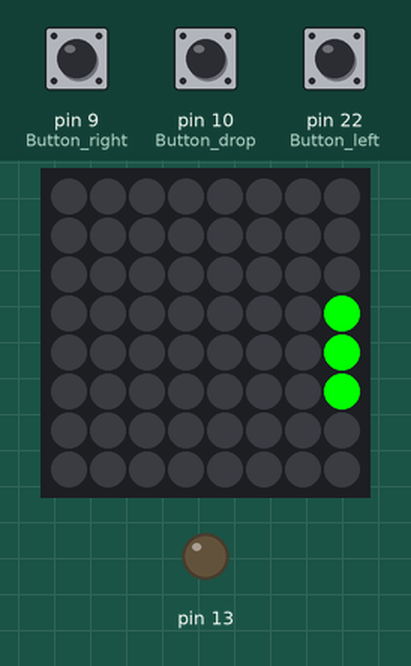
Simulated run of this sketch. Board: Arduino Mega 2560, built with avr-gcc and run on an emulated ATmega2560. Parts: 8×8 RGB LED matrix (first LED top left, wired row by row), output pins drawn as LEDs (lit = HIGH). The test bench sets the inputs (shaded band); at power-on: pin 10 (Button_drop) HIGH, pin 9 (Button_right) HIGH, pin 22 (Button_left) HIGH. Random numbers use the default seed unless the sketch sets one; what the sketch prints to the serial monitor is not drawn.

Above: at 0.51 s.
At 8.9 s:
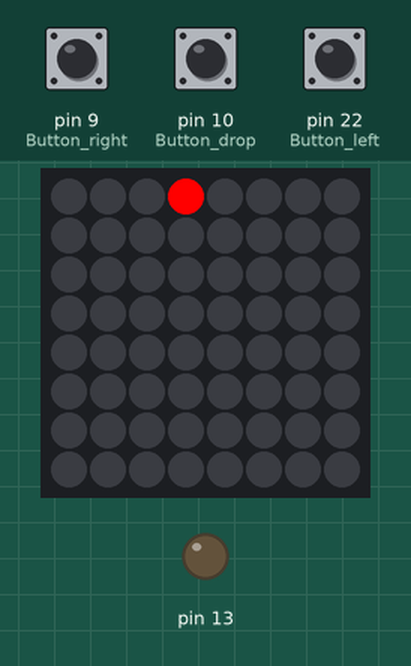
9.0 s: pin 10 (Button_drop) pulled LOW for 0.15 s
At 46.52 s:
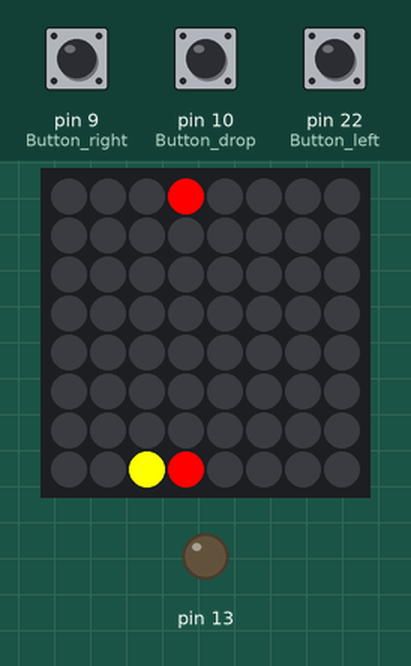
Timing chart, 0 to 46.7 s (numbered marks = the images above; inputs shaded):
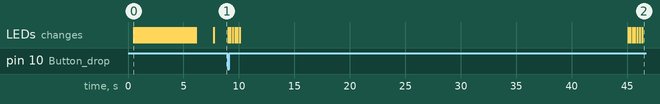

The sketch:

arduino_connect4.ino
```cpp
/*
 *  arduino_connect4: sketch for connect4 game using 8x8 LED matrix backpack
 *  by mit-mit
 *
 *  Code uses Adafruit LED Backpack and GFX Library
 *  https://github.com/adafruit/Adafruit_LED_Backpack
 *  https://github.com/adafruit/Adafruit-GFX-Library
 *
 */

#include <Wire.h>
#include <Adafruit_GFX.h>
#include "Adafruit_LEDBackpack.h"

#define Button_left 22
#define Button_right 9
#define Button_drop 10

Adafruit_BicolorMatrix matrix = Adafruit_BicolorMatrix();

int board_state[42];
int board_stateAI[42];
long col_wins[7];
long col_losses[7];
long score_rec[7];

uint8_t movelist1[10] = {0,1,1,7,7,7,0,3,0,0};
uint8_t movelist2[10] = {0,1,2,2,7,3,5,4,0,0};

void ClearBoard() {
  for (int i = 0; i < 42; i++) {
    board_state[i] = 0;
  }
  //board_state[2] = 1;
  //board_state[3] = 1;
  for (int i = 0; i < 42; i++) {
    if (board_state[i] == 1) {
      matrix.drawPixel(i/7, i%7, 1);
      matrix.writeDisplay();
    }
    else if (board_state[i] == 2) {
      matrix.drawPixel(i/7, i%7, 2);
      matrix.writeDisplay();
    }
  }
}


// PlaceToken: controls token place animation and board state update
uint8_t PlaceToken(uint8_t col, uint8_t player)
{
  if (board_state[7*5+col] > 0) { // can't place token here, already full on this column
    return(0);
  }
  uint8_t row = 5;
  while (1) {
    if (row == 0) { // at the bottom, place the token
      board_state[col] = player;
      matrix.drawPixel(0, col, player);
      matrix.writeDisplay();
      delay(200);
      return(1);
    }
    if (board_state[7*(row-1)+col] > 0) { // token already played at row immediately under us
      board_state[7*row+col] = player;
      matrix.drawPixel(row, col, player);
      matrix.writeDisplay();
      delay(200);
      return(1);
    }
    else {
      matrix.drawPixel(row, col, player); // update animation of token falling
      matrix.writeDisplay();
      delay(200);
      matrix.drawPixel(row, col, 0);
      matrix.writeDisplay();
      row--;
    }
  }
}

// CheckforWin: checks if last move resulted in victory
uint8_t CheckforWin()
{
  uint8_t p;
  for (int c = 0; c < 4; c++) {
    for (int r = 0; r < 6; r++) {
      p = board_state[7*r+c];
      if (p == 0) {
        continue;
      }
      if (board_state[7*r+c+1] == p && board_state[7*r+c+2] == p &&
        board_state[7*r+c+3] == p) { // horizontal line
        matrix.drawPixel(r, c, LED_GREEN);
        matrix.drawPixel(r, c+1, LED_GREEN);
        matrix.drawPixel(r, c+2, LED_GREEN);
        matrix.drawPixel(r, c+3, LED_GREEN);
        matrix.writeDisplay();
        delay(1000);
        return p;
      }
    }
  }
  for (int c = 0; c < 7; c++) {
    for (int r = 0; r < 3; r++) {
      p = board_state[7*r+c];
      if (p == 0) {
        continue;
      }
      if (board_state[7*(r+1)+c] == p && board_state[7*(r+2)+c] == p &&
        board_state[7*(r+3)+c] == p) { // vertical line
        matrix.drawPixel(r, c, LED_GREEN);
        matrix.drawPixel(r+1, c, LED_GREEN);
        matrix.drawPixel(r+2, c, LED_GREEN);
        matrix.drawPixel(r+3, c, LED_GREEN);
        matrix.writeDisplay();
        delay(1000);
        return p;
      }
    }
  }
  for (int c = 0; c < 4; c++) {
    for (int r = 0; r < 3; r++) {
      p = board_state[7*r+c];
      if (p == 0) {
        continue;
      }
      if (board_state[7*(r+1)+c+1] == p && board_state[7*(r+2)+c+2] == p &&
        board_state[7*(r+3)+c+3] == p) { // diagonal line
        matrix.drawPixel(r, c, LED_GREEN);
        matrix.drawPixel(r+1, c+1, LED_GREEN);
        matrix.drawPixel(r+2, c+2, LED_GREEN);
        matrix.drawPixel(r+3, c+3, LED_GREEN);
        matrix.writeDisplay();
        delay(1000);
        return p;
      }
      p = board_state[7*r+6-c];
      if (p == 0) {
        continue;
      }
      if (board_state[7*(r+1)+6-c-1] == p && board_state[7*(r+2)+6-c-2] == p &&
        board_state[7*(r+3)+6-c-3] == p) { // diagonal line (opposite direction)
        matrix.drawPixel(r, 6-c, LED_GREEN);
        matrix.drawPixel(r+1, 6-c-1, LED_GREEN);
        matrix.drawPixel(r+2, 6-c-2, LED_GREEN);
        matrix.drawPixel(r+3, 6-c-3, LED_GREEN);
        matrix.writeDisplay();
        delay(1000);
        return p;
      }
    }
  }
  // check for tie
  if ((board_state[35] > 0) && (board_state[36] > 0) && (board_state[37] > 0) && (board_state[38] > 0) &&
    (board_state[39] > 0) && (board_state[40] > 0) && (board_state[41] > 0)) {
      return 3; // board is full, tie game
  }
  return 0; // no winner yet
}

void RunWinnerAnimation(uint8_t player) {
  matrix.setTextWrap(false);
  matrix.setTextSize(1);
  matrix.setRotation(1);
  if (player == 1) {
    matrix.setTextColor(1);
    for (int8_t x=7; x>=-43; x--) {
      matrix.clear();
      matrix.setCursor(x,0);
      matrix.print("winner");
      matrix.writeDisplay();
      delay(100);
    }
  }
  else if (player == 2) {
    matrix.setTextColor(2);
    for (int8_t x=7; x>=-36; x--) {
      matrix.clear();
      matrix.setCursor(x,0);
      matrix.print("loser");
      matrix.writeDisplay();
      delay(100);
    }
  }
  else {
    matrix.setTextColor(3);
    for (int8_t x=7; x>=-29; x--) {
      matrix.clear();
      matrix.setCursor(x,0);
      matrix.print("draw");
      matrix.writeDisplay();
      delay(100);
    }
  }
}

/////////////////////////////////////////////////////////////////
//////////////// AI Functions
/////////////////////////////////////////////////////////////////

#define n_MCTS_runs 10000

// InitBoardAI: resets simulation board and column win/lose stats for MCTS
void InitBoardAI() {
  for (int i = 0; i < 42; i++) {
    board_stateAI[i] = board_state[i];
  }
}

// checks if board is in winning state, return who won
uint8_t CheckforWinAI()
{
  uint8_t p;
  for (int c = 0; c < 4; c++) {
    for (int r = 0; r < 6; r++) {
      p = board_stateAI[7*r+c];
      if (p == 0) {
        continue;
      }
      if (board_stateAI[7*r+c+1] == p && board_stateAI[7*r+c+2] == p &&
        board_stateAI[7*r+c+3] == p) { // horizontal line
        return p;
      }
    }
  }
  for (int c = 0; c < 7; c++) {
    for (int r = 0; r < 3; r++) {
      p = board_stateAI[7*r+c];
      if (p == 0) {
        continue;
      }
      if (board_stateAI[7*(r+1)+c] == p && board_stateAI[7*(r+2)+c] == p &&
        board_stateAI[7*(r+3)+c] == p) { // vertical line
        return p;
      }
    }
  }
  for (int c = 0; c < 4; c++) {
    for (int r = 0; r < 3; r++) {
      p = board_stateAI[7*r+c];
      if (p == 0) {
        continue;
      }
      if (board_stateAI[7*(r+1)+c+1] == p && board_stateAI[7*(r+2)+c+2] == p &&
        board_stateAI[7*(r+3)+c+3] == p) { // diagonal line
        return p;
      }
      p = board_stateAI[7*r+6-c];
      if (p == 0) {
        continue;
      }
      if (board_stateAI[7*(r+1)+6-c-1] == p && board_stateAI[7*(r+2)+6-c-2] == p &&
        board_stateAI[7*(r+3)+6-c-3] == p) { // diagonal line (opposite direction)
        return p;
      }
    }
  }
  // check for tie
  if ((board_stateAI[35] > 0) && (board_stateAI[36] > 0) && (board_stateAI[37] > 0) && (board_stateAI[38] > 0) &&
    (board_stateAI[39] > 0) && (board_stateAI[40] > 0) && (board_stateAI[41] > 0)) {
      return 3; // board is full, tie game
  }
  return 0; // no winner yet
}

// PlaceTokenAI: updates simulation game board, if possible, returns 0 otherwise
uint8_t PlaceTokenAI(uint8_t col, uint8_t player)
{
  if (board_stateAI[7*5+col] > 0) { // can't place token here, already full on this column
    return(0);
  }
  uint8_t row = 0;
  while (board_stateAI[7*row+col] > 0) {
    row++;
  }
  board_stateAI[7*row+col] = player;
  return(1);
}

void DrawBoardAI() {
  Serial.print("\n");
  for (int r = 5; r >= 0; r--) {
    for (int c = 0; c < 7; c++) {
      Serial.print(board_stateAI[7*r+c]);
      Serial.print(" ");
    }
    Serial.print("\n");
  }
}

// AIPlay: function runs AI moves
uint8_t AIPlay(uint8_t player_ai) {

  uint8_t valid;
  uint8_t pwin;
  uint8_t first;
  uint8_t col = 0;
  uint8_t playcol;
  uint8_t simplayer;

  long score, best_score;
  uint8_t best_col;
  uint8_t moves_left;
  uint8_t moves_left2;

  uint8_t opponent;

  // record player ID of opponent
  opponent = player_ai + 1;
  if (opponent == 3) {
    opponent = 1;
  }

  // Start off by looking for immediate win
  for (int i = 0; i < 7; i++) {
    InitBoardAI();
    valid = PlaceTokenAI(i,player_ai);
    pwin = CheckforWinAI();
    if (pwin == player_ai) {
      return i;
    }
  }

  // Next look for blocks necessary to stop player immediate win
  for (int i = 0; i < 7; i++) {
    InitBoardAI();
    valid = PlaceTokenAI(i,opponent);
    pwin = CheckforWinAI();
    if (pwin == opponent) {
      return i;
    }
  }

  // Count remaining moves
  moves_left = 0;
  for (int i = 0; i < 42; i++) {
    if (board_state[i] == 0) {
      moves_left++;
    }
  }

  // no win next move, run simuations
  for (int i = 0; i < 7; i++) {
    col_wins[i] = 0;
    col_losses[i] = 0;
  }
  for (int i = 0; i < n_MCTS_runs; i++) {
    InitBoardAI();
    simplayer = player_ai;

    // play first move
    valid = PlaceTokenAI(col,simplayer);
    while (valid == 0) {
      col++;
      if (col == 7) {
        col = 0;
      }
      valid = PlaceTokenAI(col,simplayer);
    }
    simplayer++;
    if (simplayer == 3) {
      simplayer = 1;
    }
    pwin = CheckforWinAI();
    if (pwin == 3) { // check for tie
      continue; // move to next random sample
    }

    // loop through remaining moves until result
    moves_left2 = moves_left - 1;
    while (1) {
      playcol = random(0, 6);
      valid = PlaceTokenAI(playcol,simplayer);
      while (valid == 0) {
        playcol++;
        if (playcol == 7) {
          playcol = 0;
        }
        valid = PlaceTokenAI(playcol,simplayer);
      }

      pwin = CheckforWinAI();
      if (pwin == player_ai) { // game resulted in win
        // record victory against this first played column
        col_wins[col] = col_wins[col] + moves_left2;
        //col_wins[col]++;
        break; // move to next random sample
      }
      else if (pwin == opponent) { // game resulted in loss
        // record defeat against this first played column
        col_losses[col] = col_losses[col] + moves_left2;
        //col_losses[col]++;
        //DrawBoardAI();
        break; // move to next random sample
      }
      else if (pwin == 3) { // resulted in draw, move onto next sim
        break;
      }
      simplayer++;
      if (simplayer == 3) {
        simplayer = 1;
      }
      moves_left2--;
    }

    // Cycle through first-played cols
    col++;
    if (col == 7) {
      col = 0;
    }

  } // MCTS loop

  // evaluate win/loss stats to determine best move
  best_col = 0;
  best_score = col_wins[0]-col_losses[0];
  if (board_state[7*5+0] > 0) {
    best_score = -42*n_MCTS_runs;
  }
  score_rec[0] = best_score;
  for (int i = 1; i < 7; i++) {
    score = col_wins[i]-col_losses[i];
    score_rec[i] = score;
    if ( (score > best_score) && (board_state[7*5+i] == 0) ) {
      best_col = i;
      best_score = score;
    }
  }

  for (int i = 0; i < 7; i++) {
    Serial.print(col_wins[i]);
    Serial.print("/");
    Serial.print(col_losses[i]);
    Serial.print("/");
    Serial.print(score_rec[i]);
    Serial.print(", ");
  }
  Serial.print("\n");

  return best_col;

}

void setup() {

  Serial.begin(9600);

  matrix.begin(0x70); // start up the bi-colour LED matrix
  delay(500);
  matrix.clear();

  // Run start-up animation
  matrix.setTextWrap(false);
  matrix.setTextSize(1);
  matrix.setRotation(1);
  matrix.setTextColor(LED_GREEN);
  for (int8_t x=7; x>=-57; x--) {
    matrix.clear();
    matrix.setCursor(x,0);
    matrix.print("connect4");
    matrix.writeDisplay();
    delay(100);
  }
  delay(500);
  matrix.clear();

  randomSeed(analogRead(0));

  pinMode(Button_right, INPUT_PULLUP);
  pinMode(Button_left, INPUT_PULLUP);
  pinMode(Button_drop, INPUT_PULLUP);
  pinMode(13, OUTPUT);
}

void loop() {

  uint8_t player_win = 0;
  uint8_t valid = 0;
  uint8_t col = 3;
  uint8_t col_last = 3;
  uint8_t movenum = 0;

  // initialise board
  matrix.clear();
  matrix.setRotation(0);
  ClearBoard();

  // start game loop
  while (1) {

    // human player move
    col = col_last;
    //uint8_t hold_count = 0;
    uint8_t held_left = 0;
    uint8_t held_right = 0;
    uint8_t held_drop = 0;
    matrix.drawPixel(7, col, 1);
    matrix.writeDisplay();
    while(1) {
      uint8_t button_r = digitalRead(Button_right);
      uint8_t button_l = digitalRead(Button_left);
      uint8_t button_d = digitalRead(Button_drop);
      delay(20);
      if ( (button_r == 1) && (held_right == 0) ) { // check for button right
        matrix.drawPixel(7, col, 0);
        matrix.writeDisplay();
        col++;
        if (col == 7) {
          col = 6;
        }
        matrix.drawPixel(7, col, 1);
        matrix.writeDisplay();
        held_right = 1;
      }
      else if (button_r == 0) {
        held_right = 0;
      }
      if ( (button_l == 1) && (held_left == 0) ) { // check for button left
        matrix.drawPixel(7, col, 0);
        matrix.writeDisplay();
        if (col == 0) {
          col = 0;
        }
        else {
          col--;
        }
        matrix.drawPixel(7, col, 1);
        matrix.writeDisplay();
        held_left = 1;
      }
      else if (button_l == 0) {
        held_left = 0;
      }
      if (button_d == 0) {
        break;
      }
    }
    col_last = col;
    matrix.drawPixel(7, col, 0);
    matrix.writeDisplay();
    //col = AIPlay(1);
    //col = movelist1[movenum];
    valid = PlaceToken(col, 1);
    player_win = CheckforWin();
    if (player_win > 0) {
      RunWinnerAnimation(player_win);
      break;
    }

    // AI player move
    col = AIPlay(2);
    //col = movelist2[movenum];
    valid = PlaceToken(col, 2);
    player_win = CheckforWin();
    if (player_win > 0) {
      RunWinnerAnimation(player_win);
      break;
    }

  }

}
```

Measured:
- after the input at 9.0 s, the LEDs: first change at once (image 2 shows a later state)
